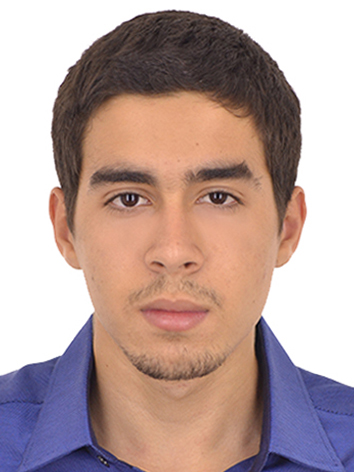
#> input picture img.jpg, 354 x 472 px
$ python histogram.py
#> lines starting #> are read from the running program, lines starting #| are printed output that depends on the picture
import cv2 as cv
import numpy as np
from matplotlib import pyplot as plt

img = cv.imread("./img.jpg")
#> img is the input picture: shape (472, 354, 3); mean B, G, R 156.7, 160.8, 184.3
hist = cv.calcHist([img], [0], None, [256], [0, 256])
#> hist = 256 values, max 51277 at index 255, min 0 at index 1, mean 652.7
plt.hist(img.ravel(), 256, [0, 256])
plt.show()
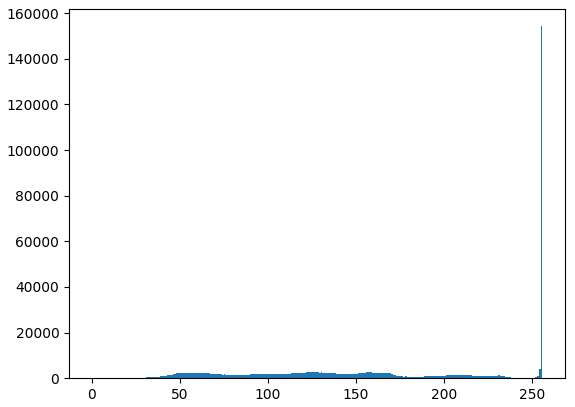
#> figure drawn by matplotlib, 1 panel; tallest bar 154254 high, from x = 255 to 256

color = ('b', 'g', 'r')

for i, c in enumerate(color):
    hist2 = cv.calcHist([img], [i], None, [256], [0, 256])
    plt.plot(hist2, color = c)
    plt.xlim([0, 256])


plt.show()
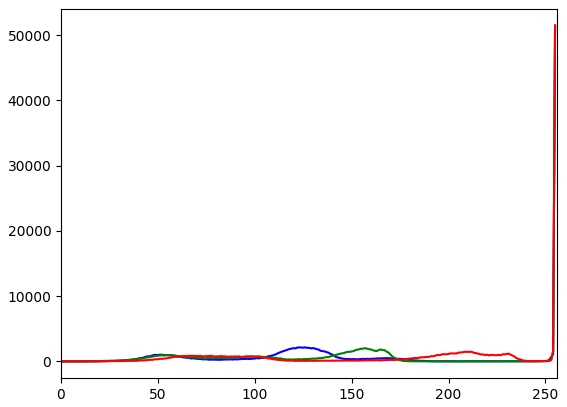
#> figure drawn by matplotlib, 1 panel; curve peaks at x = 255, y = 51277; curve peaks at x = 255, y = 51496; curve peaks at x = 255, y = 51481
